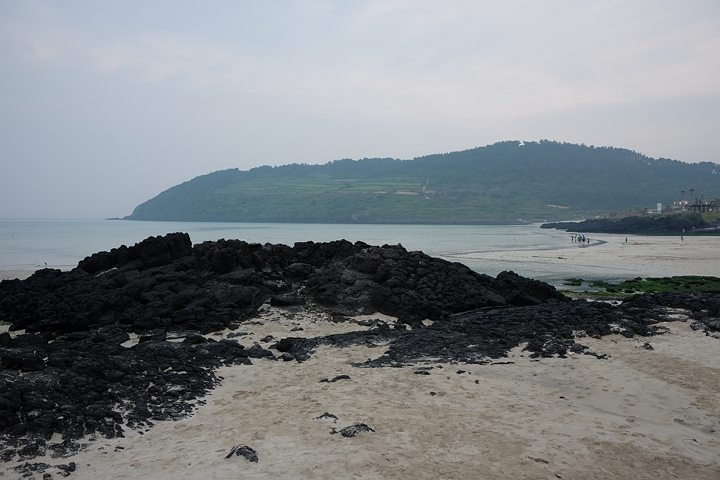
#> input picture chapter04_Local Feature/images/img1.jpg, 720 x 480 px
$ python 03_Homography_Alignment.py
#> lines starting #> are read from the running program, lines starting #| are printed output that depends on the picture
import cv2 as cv  # OpenCV를 불러오는 이유 -> 이미지 읽기, SIFT 특징점 검출, 매칭, 호모그래피 계산, 원근 변환을 수행할 수 있음
import numpy as np  # NumPy를 불러오는 이유 -> 좌표 배열을 만들어 호모그래피 계산에 사용할 수 있음
import matplotlib.pyplot as plt  # matplotlib를 불러오는 이유 -> 매칭 결과와 정합 결과를 나란히 화면에 출력할 수 있음
from pathlib import Path  # Path를 불러오는 이유 -> 이미지 파일 경로를 안정적으로 지정할 수 있음

img1_path = Path("images/img1.jpg")  # 첫 번째 이미지 경로를 지정하는 이유 -> 기준이 되는 이미지를 불러오기 위함
img2_path = Path("images/img2.jpg")  # 두 번째 이미지 경로를 지정하는 이유 -> 첫 번째 이미지와 정합할 대상을 불러오기 위함

img1 = cv.imread(str(img1_path))  # 첫 번째 이미지를 읽는 이유 -> 기준 영상의 특징점을 검출하고 정합 기준으로 사용하기 위함
#> img1 is the input picture: shape (480, 720, 3); mean B, G, R 134.2, 130.6, 125.7
img2 = cv.imread(str(img2_path))  # 두 번째 이미지를 읽는 이유 -> 변환할 영상의 특징점을 검출하고 정합 대상으로 사용하기 위함
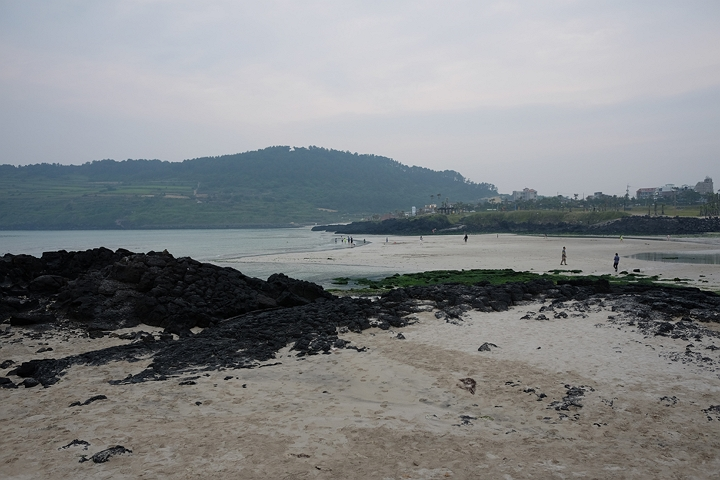
#> input picture chapter04_Local Feature/images/img2.jpg, 720 x 480 px
#> img2 is the input picture: shape (480, 720, 3); mean B, G, R 134.4, 132.3, 129.6

if img1 is None or img2 is None:  # 이미지가 정상적으로 읽혔는지 확인하는 이유 -> 경로 오류가 있으면 바로 확인할 수 있음
    raise FileNotFoundError("입력 이미지 파일(img1.jpg, img2.jpg)을 찾을 수 없습니다.")  # 오류를 발생시키는 이유 -> 이미지가 없을 때 잘못된 결과 없이 즉시 문제를 알 수 있음

gray1 = cv.cvtColor(img1, cv.COLOR_BGR2GRAY)  # 첫 번째 이미지를 그레이스케일로 바꾸는 이유 -> SIFT가 밝기 정보 기반으로 특징점을 검출하기 때문임
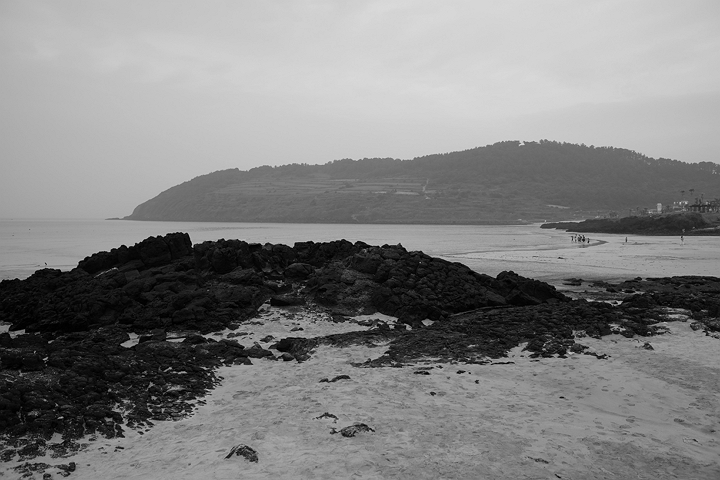
#> gray1: shape (480, 720); min 0, max 219, mean 129.5
gray2 = cv.cvtColor(img2, cv.COLOR_BGR2GRAY)  # 두 번째 이미지를 그레이스케일로 바꾸는 이유 -> 두 이미지에서 같은 기준으로 특징점을 검출하기 위함
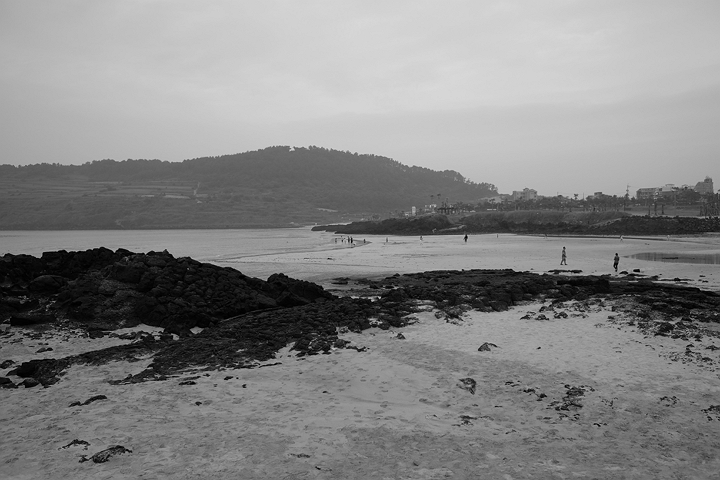
#> gray2: shape (480, 720); min 0, max 218, mean 131.7

sift = cv.SIFT_create()  # SIFT 객체를 생성하는 이유 -> 두 이미지의 특징점과 descriptor를 추출할 수 있음

kp1, des1 = sift.detectAndCompute(gray1, None)  # 첫 번째 이미지의 특징점과 descriptor를 구하는 이유 -> 기준 이미지의 특징 정보가 계산됨
#> kp1 = 927 keypoints; strongest (x, y, size): (619, 303, 2.6), (427, 373, 2.2), (205, 368, 1.9), (440, 367, 2.1)
kp2, des2 = sift.detectAndCompute(gray2, None)  # 두 번째 이미지의 특징점과 descriptor를 구하는 이유 -> 정합 대상 이미지의 특징 정보가 계산됨
#> kp2 = 965 keypoints; strongest (x, y, size): (466, 237, 2), (638, 270, 2.3), (635, 270, 1.9), (244, 386, 2.5)

bf = cv.BFMatcher(cv.NORM_L2)  # BFMatcher를 생성하는 이유 -> SIFT descriptor 사이의 거리 기반 매칭을 수행할 수 있음
knn_matches = bf.knnMatch(des2, des1, k=2)  # 각 특징점마다 최근접 이웃 2개를 찾는 이유 -> ratio test를 적용해 좋은 매칭만 선별할 수 있음
#> knn_matches = 965 matches

good_matches = []  # 좋은 매칭만 저장할 리스트를 만드는 이유 -> 신뢰도 높은 대응점만 따로 관리할 수 있음

for pair in knn_matches:  # knn 매칭 결과를 하나씩 확인하는 이유 -> 각 특징점 쌍에 대해 ratio test를 적용할 수 있음
    if len(pair) == 2:  # 최근접 이웃이 2개인 경우만 사용하는 이유 -> ratio test를 정상적으로 적용할 수 있음
        m, n = pair  # 두 개의 최근접 이웃을 꺼내는 이유 -> 가장 가까운 매칭과 두 번째 매칭을 비교할 수 있음
        if m.distance < 0.7 * n.distance:  # 거리 비율 임계값 0.7을 적용하는 이유 -> 더 정확한 좋은 매칭만 남길 수 있음
            good_matches.append(m)  # 좋은 매칭만 저장하는 이유 -> 호모그래피 계산에 사용할 신뢰도 높은 대응점이 모임
#> after the loop, good_matches = 277 matches

if len(good_matches) < 4:  # 좋은 매칭이 4개 미만인지 확인하는 이유 -> 호모그래피 계산에는 최소 4개의 대응점이 필요함
    raise ValueError(f"호모그래피 계산에 필요한 좋은 매칭점이 부족합니다. 현재 개수: {len(good_matches)}")  # 오류를 발생시키는 이유 -> 대응점이 부족할 때 잘못된 정합을 막을 수 있음

src_pts = np.float32([kp2[m.queryIdx].pt for m in good_matches]).reshape(-1, 1, 2)  # 두 번째 이미지 좌표를 모으는 이유 -> 변환할 영상의 점들을 호모그래피 입력으로 사용하기 위함
#> src_pts = 277 rows, first 8: [8.21, 380.7], [9.25, 298.5], [9.25, 298.5], [9.69, 373.2], [12.14, 329.8], [13.89, 357.8], [14.52, 340.9], [16.31, 165.7]
dst_pts = np.float32([kp1[m.trainIdx].pt for m in good_matches]).reshape(-1, 1, 2)  # 첫 번째 이미지 좌표를 모으는 이유 -> 기준 영상의 대응점들을 호모그래피 목표점으로 사용하기 위함
#> dst_pts = 277 rows, first 8: [270.5, 353.6], [269.6, 282.1], [269.6, 282.1], [270.9, 346.9], [272.1, 309.2], [273.6, 334], [273.6, 319.4], [67.43, 263.3]

H, mask = cv.findHomography(src_pts, dst_pts, cv.RANSAC, 5.0)  # RANSAC으로 호모그래피를 계산하는 이유 -> 이상점의 영향을 줄여 더 안정적인 변환 행렬을 얻을 수 있음
#> H = [[0.62, 0.0291, 254], [-0.104, 0.873, 21.69], [-0.000531, 8.81e-06, 1]]; mask = 277 values, max 1 at index 0, min 0 at index 7, mean 0.96

h1, w1 = img1.shape[:2]  # 첫 번째 이미지 크기를 구하는 이유 -> 정합 결과 캔버스의 기준 크기를 정할 수 있음
#> h1 = 480; w1 = 720
h2, w2 = img2.shape[:2]  # 두 번째 이미지 크기를 구하는 이유 -> 정합 결과 캔버스의 전체 크기를 정할 수 있음
#> h2 = 480; w2 = 720

panorama_width = w1 + w2  # 파노라마 가로 크기를 정하는 이유 -> 두 이미지를 넉넉하게 포함할 수 있는 출력 공간이 만들어짐
#> panorama_width = 1440
panorama_height = max(h1, h2)  # 파노라마 세로 크기를 정하는 이유 -> 두 이미지 중 더 큰 높이를 기준으로 출력 공간이 만들어짐
#> panorama_height = 480

warped_img2 = cv.warpPerspective(img2, H, (panorama_width, panorama_height))  # 두 번째 이미지를 변환하는 이유 -> 첫 번째 이미지 기준 좌표계로 정렬된 결과가 생성됨
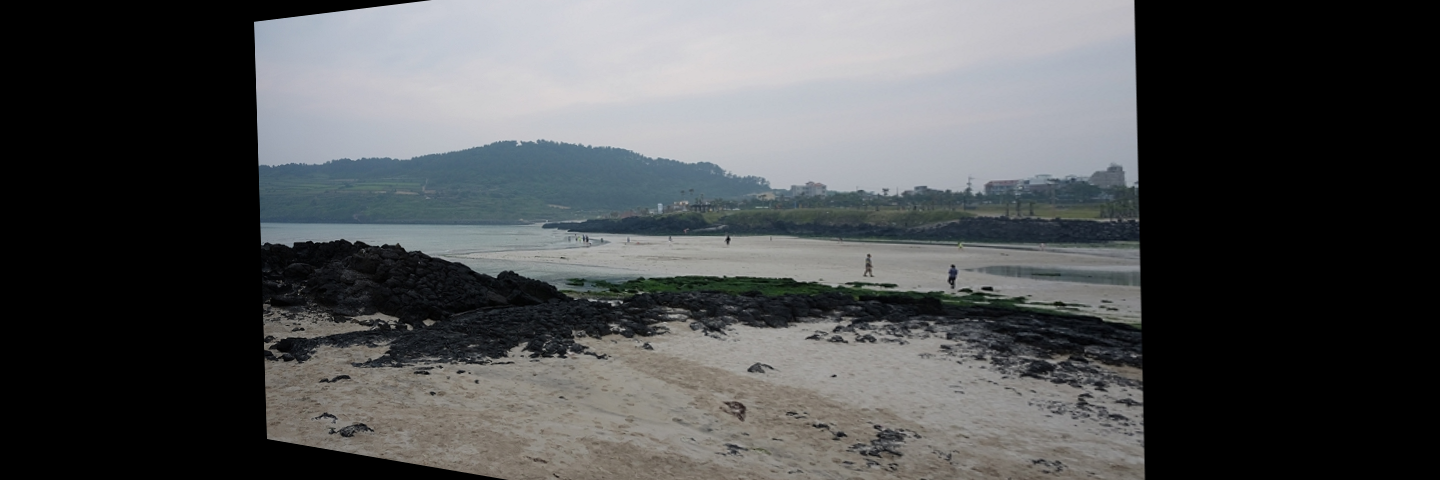
#> warped_img2: shape (480, 1440, 3); mean B, G, R 80.9, 79.7, 77.9
warped_img2[0:h1, 0:w1] = img1  # 첫 번째 이미지를 왼쪽 위에 복사하는 이유 -> 정렬된 두 이미지를 한 장의 결과 이미지로 확인할 수 있음
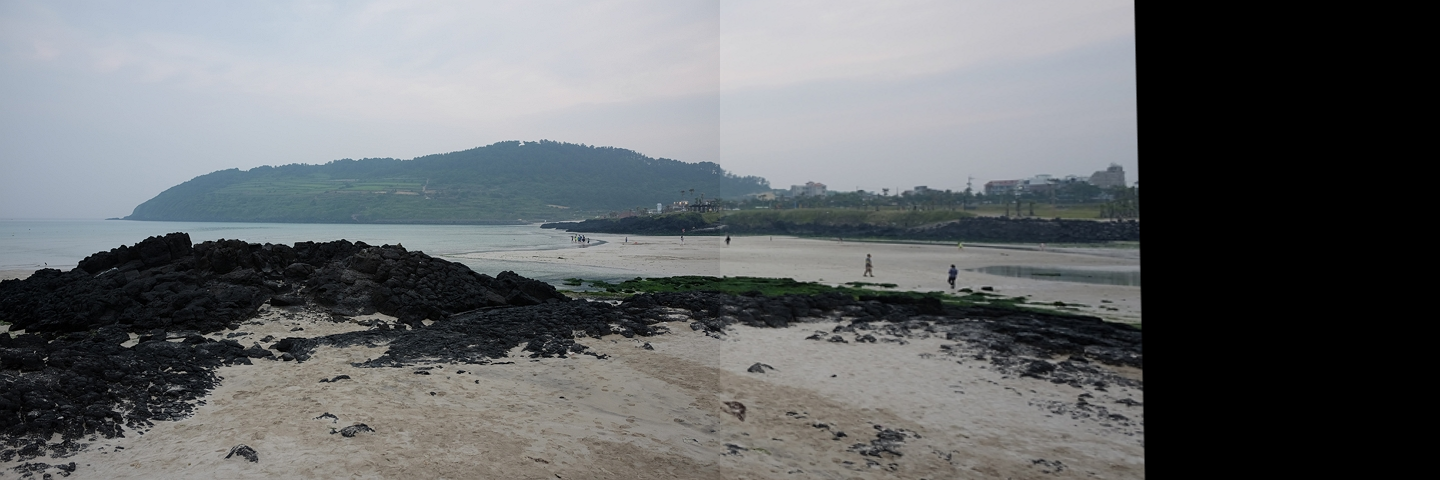
#> warped_img2: shape (480, 1440, 3); mean B, G, R 107.2, 104.9, 101.9

good_matches = sorted(good_matches, key=lambda x: x.distance)  # 좋은 매칭을 거리 기준으로 정렬하는 이유 -> 더 유사한 매칭이 앞쪽에 오도록 정리할 수 있음
top_matches = good_matches[:50]  # 상위 50개 매칭만 선택하는 이유 -> 너무 많은 선을 줄여서 매칭 결과를 보기 쉽게 만들 수 있음
#> top_matches = 50 matches

match_img = cv.drawMatches(  # 매칭 결과 이미지를 만드는 이유 -> 두 이미지 사이의 대응 특징점을 선으로 연결해 시각화할 수 있음
    img2, kp2, img1, kp1, top_matches, None, flags=cv.DrawMatchesFlags_NOT_DRAW_SINGLE_POINTS  # 좋은 매칭만 표시하는 이유 -> 신뢰도 높은 대응점만 깔끔하게 확인할 수 있음
)  # drawMatches 호출을 마무리하는 이유 -> 최종 매칭 시각화 이미지가 생성됨
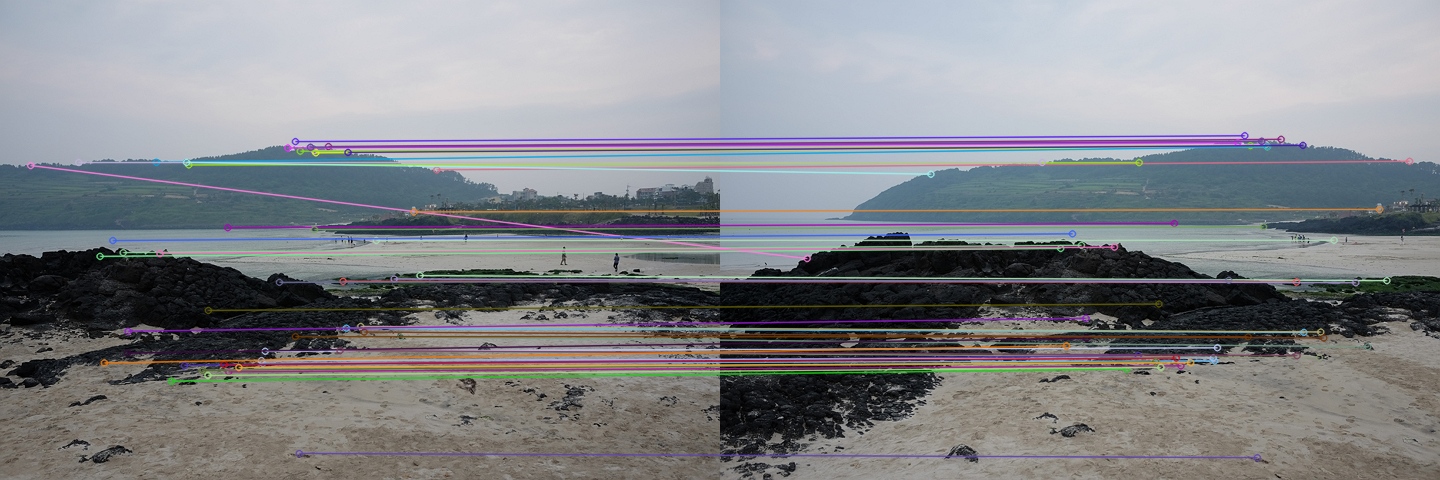
#> match_img: shape (480, 1440, 3); mean B, G, R 136.1, 132.3, 130.4

match_img_rgb = cv.cvtColor(match_img, cv.COLOR_BGR2RGB)  # 매칭 결과를 RGB로 바꾸는 이유 -> matplotlib에서 색이 올바르게 보이게 할 수 있음
warped_img2_rgb = cv.cvtColor(warped_img2, cv.COLOR_BGR2RGB)  # 정합 결과를 RGB로 바꾸는 이유 -> matplotlib에서 색이 올바르게 보이게 할 수 있음

plt.figure(figsize=(18, 8))  # 큰 출력 창을 만드는 이유 -> 매칭 결과와 정합 결과를 한 화면에서 보기 좋게 표시할 수 있음

plt.subplot(1, 2, 1)  # 첫 번째 영역을 만드는 이유 -> 특징점 매칭 결과를 배치할 위치가 만들어짐
plt.imshow(match_img_rgb)  # 매칭 결과를 출력하는 이유 -> 두 이미지 간 대응 특징점 연결 상태를 확인할 수 있음
plt.title(f"Matching Result (Top 50 / Good Matches: {len(good_matches)})")  # 제목을 붙이는 이유 -> 몇 개의 좋은 매칭이 있었는지 바로 알 수 있음
plt.axis("off")  # 축을 숨기는 이유 -> 매칭 선과 이미지 자체에 집중해서 볼 수 있음

plt.subplot(1, 2, 2)  # 두 번째 영역을 만드는 이유 -> 정합 결과를 배치할 위치가 만들어짐
plt.imshow(warped_img2_rgb)  # 정합 결과를 출력하는 이유 -> 두 번째 이미지가 첫 번째 이미지 기준으로 정렬된 결과를 확인할 수 있음
plt.title("Warped / Aligned Image")  # 제목을 붙이는 이유 -> 이 이미지가 호모그래피로 정렬된 결과임을 바로 알 수 있음
plt.axis("off")  # 축을 숨기는 이유 -> 정합된 장면 자체를 더 깔끔하게 볼 수 있음

plt.tight_layout()  # 레이아웃을 정리하는 이유 -> 제목과 이미지가 겹치지 않고 정돈되어 보이게 함
plt.show()  # 결과 창을 띄우는 이유 -> 매칭 결과와 정합 결과를 최종적으로 확인할 수 있음

print(f"첫 번째 이미지 특징점 개수: {len(kp1)}")  # 첫 번째 이미지 특징점 수를 출력하는 이유 -> 기준 이미지의 특징점 양을 수치로 확인할 수 있음
#| 첫 번째 이미지 특징점 개수: 927
print(f"두 번째 이미지 특징점 개수: {len(kp2)}")  # 두 번째 이미지 특징점 수를 출력하는 이유 -> 변환 이미지의 특징점 양을 수치로 확인할 수 있음
#| 두 번째 이미지 특징점 개수: 965
print(f"좋은 매칭 개수: {len(good_matches)}")  # 좋은 매칭 수를 출력하는 이유 -> ratio test 후 남은 신뢰도 높은 대응점 수를 확인할 수 있음
#| 좋은 매칭 개수: 277
print("호모그래피 행렬:\n", H)  # 호모그래피 행렬을 출력하는 이유 -> 두 이미지 사이의 변환 관계를 수치로 확인할 수 있음
#| 호모그래피 행렬:
#|  [[ 6.19673415e-01  2.90525529e-02  2.53997626e+02]
#|  [-1.03664588e-01  8.73247199e-01  2.16932599e+01]
#|  [-5.30636701e-04  8.81380703e-06  1.00000000e+00]]
